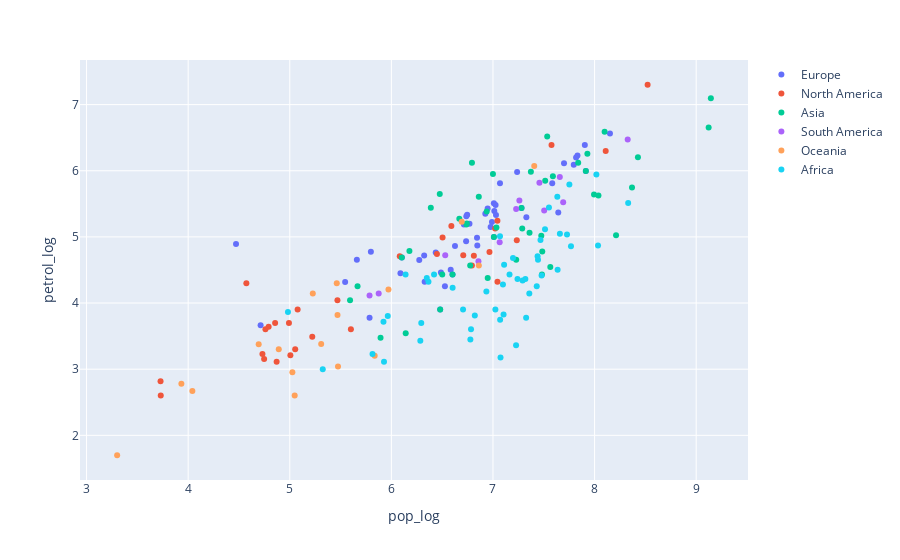

Notebook code for this chart:
### Code cell
fig = px.scatter(final_df,
                 x ="pop_log",
                 y ="petrol_log",
                 color ="continent_name",
                 hover_name = "country"
                )
for trace in fig.data:
    trace.name = trace.name.split('=')[1]
fig.show()

### Figure 1 — Plotly figure (JSON) as saved in the notebook; plotly's stock layout.template omitted (floating-point values rounded to 4 significant figures)
{"data": [{"hoverlabel": {"namelength": 0}, "hovertemplate": "<b>%{hovertext}</b><br><br>continent_name=Europe<br>pop_log=%{x}<br>petrol_log=%{y}", "hovertext": ["Russia", "Kazakhstan", "Turkey", "France", "Ukraine", "Spain", "Sweden", "Germany", "Finland", "Norway", "Poland", "Italy", "United Kingdom", "Romania", "Belarus", "Greece", "Bulgaria", "Iceland", "Hungary", "Portugal", "Azerbaijan", "Austria", "Czechia", "Serbia", "Ireland", "Georgia", "Lithuania", "Latvia", "Croatia", "Bosnia and Herzegovina", "Slovakia", "Estonia", "Denmark", "Netherlands", "Switzerland", "Moldova", "Belgium", "Armenia", "Albania", "Macedonia", "Slovenia", "Montenegro", "Cyprus", "Luxembourg", "Faroe Islands", "Malta", "Gibraltar"], "legendgroup": "continent_name=Europe", "marker": {"color": "#636efa", "symbol": "circle"}, "mode": "markers", "name": "Europe", "showlegend": true, "type": "scatter", "x": [8.151, 7.281, 7.914, 7.832, 7.643, 7.699, 7.009, 7.904, 6.746, 6.738, 7.583, 7.795, 7.818, 7.328, 6.977, 7.026, 6.843, 5.545, 6.99, 7.013, 7.009, 6.947, 7.029, 6.846, 6.714, 6.602, 6.436, 6.274, 6.626, 6.584, 6.736, 6.089, 6.769, 7.238, 6.924, 6.527, 7.069, 6.48, 6.488, 6.328, 6.323, 5.785, 6.103, 5.798, 4.713, 5.66, 4.471], "xaxis": "x", "y": [6.562, 5.438, 5.996, 6.232, 5.367, 6.113, 5.509, 6.391, 5.337, 5.312, 5.813, 6.092, 6.2, 5.297, 5.149, 5.483, 4.987, 4.319, 5.225, 5.393, 5, 5.428, 5.33, 4.869, 5.187, 4.431, 4.763, 4.649, 4.863, 4.505, 4.934, 4.452, 5.2, 5.98, 5.35, 4.255, 5.812, 3.903, 4.462, 4.322, 4.717, 3.778, 4.69, 4.777, 3.663, 4.653, 4.892], "yaxis": "y"}, {"hoverlabel": {"namelength": 0}, "hovertemplate": "<b>%{hovertext}</b><br><br>continent_name=North America<br>pop_log=%{x}<br>petrol_log=%{y}", "hovertext": ["Canada", "United States", "Greenland", "Mexico", "Nicaragua", "Honduras", "Cuba", "Guatemala", "Panama", "Costa Rica", "Dominican Republic", "Haiti", "Belize", "El Salvador", "Jamaica", "Puerto Rico", "Trinidad and Tobago", "Turks and Caicos Islands", "Dominica", "Saint Lucia", "Antigua and Barbuda", "Barbados", "Saint Vincent and the Grenadines", "Grenada", "Cayman Islands", "Saint Kitts and Nevis", "Saint Pierre and Miquelon", "Aruba", "British Virgin Islands", "Montserrat", "Bermuda"], "legendgroup": "continent_name=North America", "marker": {"color": "#EF553B", "symbol": "circle"}, "mode": "markers", "name": "North America", "showlegend": true, "type": "scatter", "x": [7.576, 8.522, 4.761, 8.109, 6.793, 6.965, 7.044, 7.234, 6.59, 6.707, 7.021, 7.044, 5.602, 6.812, 6.448, 6.504, 6.082, 4.748, 4.871, 5.221, 4.992, 5.469, 5.006, 5.053, 4.792, 4.731, 3.728, 5.077, 4.573, 3.73, 4.856], "xaxis": "x", "y": [6.388, 7.3, 3.602, 6.298, 4.568, 4.771, 5.243, 4.949, 5.164, 4.724, 5.127, 4.322, 3.602, 4.716, 4.74, 4.991, 4.708, 3.152, 3.114, 3.491, 3.699, 4.041, 3.21, 3.301, 3.643, 3.23, 2.82, 3.903, 4.301, 2.602, 3.699], "yaxis": "y"}, {"hoverlabel": {"namelength": 0}, "hovertemplate": "<b>%{hovertext}</b><br><br>continent_name=Asia<br>pop_log=%{x}<br>petrol_log=%{y}", "hovertext": ["China", "India", "Kazakhstan", "Saudi Arabia", "Indonesia", "Iran", "Mongolia", "Pakistan", "Turkey", "Afghanistan", "Yemen", "Thailand", "Turkmenistan", "Uzbekistan", "Iraq", "Japan", "Vietnam", "Malaysia", "Oman", "Philippines", "Kyrgyzstan", "Syria", "Cambodia", "Bangladesh", "Nepal", "Tajikistan", "Jordan", "Azerbaijan", "United Arab Emirates", "Georgia", "Sri Lanka", "Bhutan", "Taiwan", "Armenia", "Israel", "Kuwait", "Timor-Leste", "Qatar", "Lebanon", "Cyprus", "Brunei", "Hong Kong", "Bahrain", "Singapore", "Maldives"], "legendgroup": "continent_name=Asia", "marker": {"color": "#00cc96", "symbol": "circle"}, "mode": "markers", "name": "Asia", "showlegend": true, "type": "scatter", "x": [9.144, 9.123, 7.281, 7.534, 8.427, 7.929, 6.501, 8.368, 7.914, 7.564, 7.475, 7.839, 6.743, 7.485, 7.59, 8.099, 7.994, 7.514, 6.669, 8.038, 6.776, 7.288, 7.229, 8.211, 7.482, 6.948, 7.034, 7.009, 7.0, 6.602, 7.36, 5.893, 7.373, 6.48, 6.938, 6.476, 6.141, 6.388, 6.738, 6.103, 5.667, 6.86, 6.178, 6.793, 5.593], "xaxis": "x", "y": [7.096, 6.655, 5.438, 6.517, 6.204, 6.256, 4.431, 5.746, 5.996, 4.544, 5.017, 6.123, 5.204, 4.778, 5.917, 6.59, 5.641, 5.848, 5.274, 5.627, 4.568, 5.127, 4.653, 5.025, 4.431, 4.38, 5.143, 5, 5.952, 4.431, 5.064, 3.477, 5.983, 3.903, 5.384, 5.649, 3.544, 5.442, 5.188, 4.69, 4.255, 5.605, 4.785, 6.121, 4.041], "yaxis": "y"}, {"hoverlabel": {"namelength": 0}, "hovertemplate": "<b>%{hovertext}</b><br><br>continent_name=South America<br>pop_log=%{x}<br>petrol_log=%{y}", "hovertext": ["Brazil", "Argentina", "Peru", "Colombia", "Bolivia", "Venezuela", "Chile", "Paraguay", "Ecuador", "Guyana", "Uruguay", "Suriname"], "legendgroup": "continent_name=South America", "marker": {"color": "#ab63fa", "symbol": "circle"}, "mode": "markers", "name": "South America", "showlegend": true, "type": "scatter", "x": [8.326, 7.658, 7.504, 7.691, 7.066, 7.457, 7.26, 6.857, 7.228, 5.875, 6.53, 5.785], "xaxis": "x", "y": [6.471, 5.906, 5.398, 5.522, 4.919, 5.819, 5.55, 4.633, 5.423, 4.146, 4.724, 4.114], "yaxis": "y"}, {"hoverlabel": {"namelength": 0}, "hovertemplate": "<b>%{hovertext}</b><br><br>continent_name=Oceania<br>pop_log=%{x}<br>petrol_log=%{y}", "hovertext": ["Australia", "Papua New Guinea", "New Zealand", "Solomon Islands", "New Caledonia", "Fiji", "Vanuatu", "French Polynesia", "Samoa", "Kiribati", "Tonga", "Guam", "Niue", "Cook Islands", "American Samoa", "Marshall Islands", "Nauru"], "legendgroup": "continent_name=Oceania", "marker": {"color": "#FFA15A", "symbol": "circle"}, "mode": "markers", "name": "Oceania", "showlegend": true, "type": "scatter", "x": [7.406, 6.861, 6.692, 5.836, 5.462, 5.971, 5.475, 5.47, 5.309, 5.048, 5.026, 5.227, 3.301, 3.933, 4.694, 4.892, 4.041], "xaxis": "x", "y": [6.07, 4.568, 5.228, 3.204, 4.301, 4.204, 3.041, 3.82, 3.38, 2.602, 2.954, 4.146, 1.699, 2.778, 3.376, 3.301, 2.672], "yaxis": "y"}, {"hoverlabel": {"namelength": 0}, "hovertemplate": "<b>%{hovertext}</b><br><br>continent_name=Africa<br>pop_log=%{x}<br>petrol_log=%{y}", "hovertext": ["Algeria", "Sudan", "Chad", "Niger", "Angola", "Mali", "South Africa", "Ethiopia", "Mauritania", "Egypt", "Tanzania", "Nigeria", "Namibia", "Mozambique", "Zambia", "South Sudan", "Somalia", "Central African Republic", "Madagascar", "Botswana", "Kenya", "Cameroon", "Morocco", "Zimbabwe", "Cote d'Ivoire", "Burkina Faso", "Gabon", "Western Sahara", "Guinea", "Uganda", "Ghana", "Senegal", "Tunisia", "Malawi", "Eritrea", "Benin", "Liberia", "Sierra Leone", "Togo", "Guinea-Bissau", "Lesotho", "Equatorial Guinea", "Burundi", "Rwanda", "Djibouti", "Comoros", "Mauritius", "Sao Tome and Principe", "Seychelles"], "legendgroup": "continent_name=Africa", "marker": {"color": "#19d3f3", "symbol": "circle"}, "mode": "markers", "name": "Africa", "showlegend": true, "type": "scatter", "x": [7.633, 7.659, 7.227, 7.357, 7.512, 7.291, 7.752, 8.034, 6.603, 8.018, 7.768, 8.33, 6.42, 7.479, 7.241, 7.024, 7.07, 6.777, 7.431, 6.365, 7.729, 7.443, 7.551, 7.163, 7.439, 7.319, 6.348, 5.814, 7.098, 7.636, 7.467, 7.197, 7.069, 7.326, 6.784, 7.109, 6.705, 6.821, 6.935, 6.285, 6.294, 5.922, 7.074, 7.104, 5.965, 5.928, 6.14, 5.325, 4.982], "xaxis": "x", "y": [5.607, 5.049, 3.362, 4.146, 5.114, 4.342, 5.793, 4.869, 4.23, 5.943, 4.857, 5.512, 4.431, 4.415, 4.362, 3.903, 3.748, 3.447, 4.255, 4.322, 5.037, 4.653, 5.444, 4.431, 4.708, 4.362, 4.38, 3.23, 4.279, 4.505, 4.954, 4.681, 5.009, 3.778, 3.602, 4.58, 3.903, 3.813, 4.176, 3.431, 3.699, 3.716, 3.176, 3.826, 3.803, 3.114, 4.431, 3, 3.863], "yaxis": "y"}], "layout": {"legend": {"tracegroupgap": 0}, "margin": {"t": 60}, "xaxis": {"anchor": "y", "domain": [0, 1], "title": {"text": "pop_log"}}, "yaxis": {"anchor": "x", "domain": [0, 1], "title": {"text": "petrol_log"}}}}
